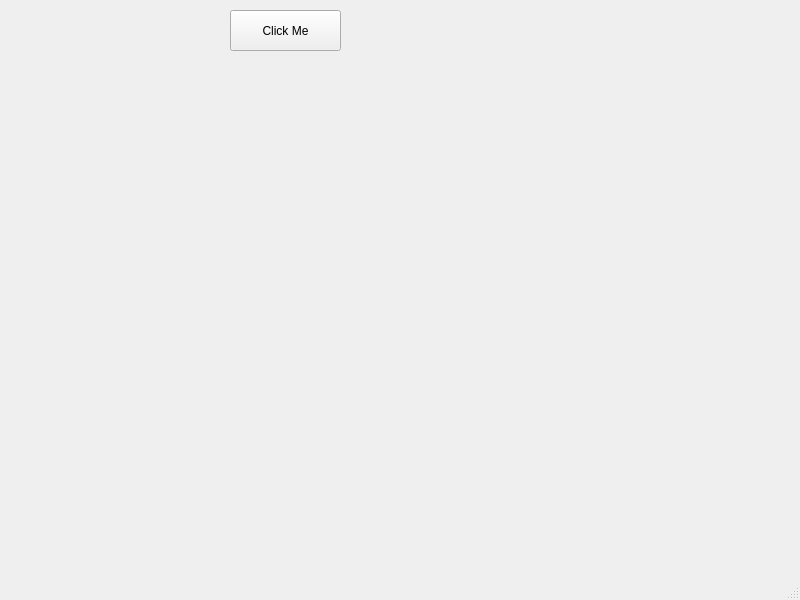
<?xml version="1.0" encoding="UTF-8"?>
<ui version="4.0">
 <class>MainWindow</class>
 <widget class="QMainWindow" name="MainWindow">
  <property name="geometry">
   <rect>
    <x>0</x>
    <y>0</y>
    <width>800</width>
    <height>600</height>
   </rect>
  </property>
  <property name="windowTitle">
   <string>MainWindow</string>
  </property>
  <widget class="QWidget" name="centralwidget">
   <widget class="QPushButton" name="pushButton">
    <property name="geometry">
     <rect>
      <x>230</x>
      <y>10</y>
      <width>111</width>
      <height>41</height>
     </rect>
    </property>
    <property name="text">
     <string>Click Me</string>
    </property>
   </widget>
   <widget class="QLabel" name="label">
    <property name="geometry">
     <rect>
      <x>140</x>
      <y>70</y>
      <width>261</width>
      <height>51</height>
     </rect>
    </property>
    <property name="text">
     <string/>
    </property>
   </widget>
  </widget>
  <widget class="QMenuBar" name="menubar">
   <property name="geometry">
    <rect>
     <x>0</x>
     <y>0</y>
     <width>800</width>
     <height>22</height>
    </rect>
   </property>
  </widget>
  <widget class="QStatusBar" name="statusbar"/>
 </widget>
 <resources/>
 <connections/>
</ui>
